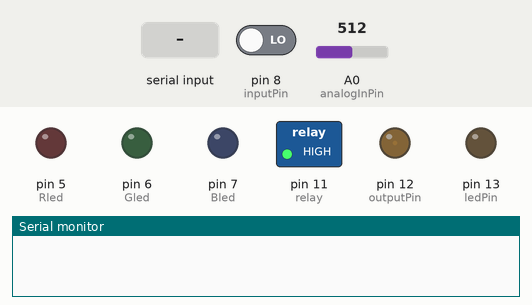
This sketch was run on a simulated Arduino Uno, built with avr-gcc and run on an emulated ATmega328P. Shown: switched loads named in the sketch (green lamp = pin HIGH), output pins drawn as LEDs (lit = HIGH), the last lines printed to the serial monitor. The test bench sets the inputs (shaded band); at power-on: pin 8 (inputPin) LOW, A0 (analogInPin) = 512.

Above: at 1.2 s.
1.3 s: pin 8 (inputPin) driven HIGH
At 2.3 s:
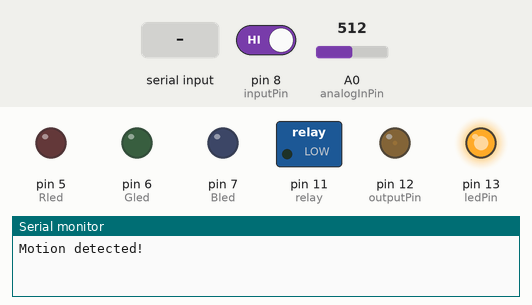
2.8 s: "red" received over Serial
At 4.3 s:
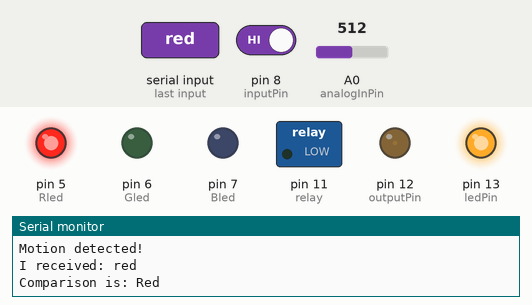
5.3 s: A0 (analogInPin) set to 716
At 6.5 s:
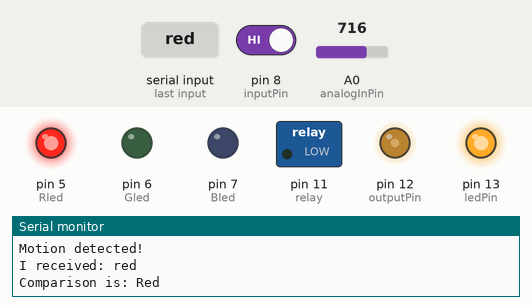
6.8 s: "green" received over Serial
At 8.6 s:
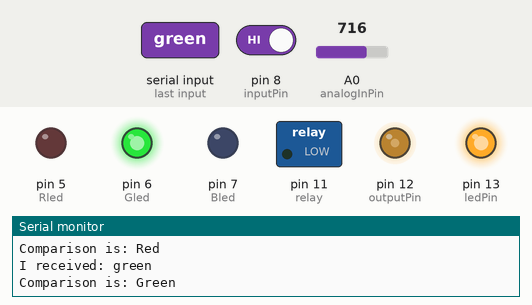
9.3 s: "blue" received over Serial
At 11.5 s:
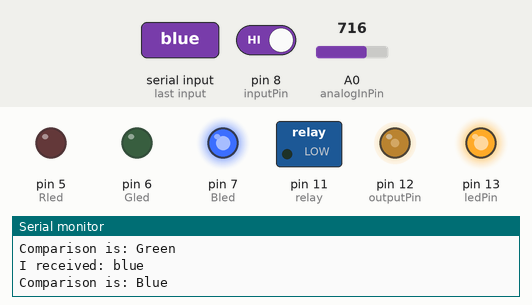
11.8 s: pin 8 (inputPin) driven LOW
At 12.7 s:
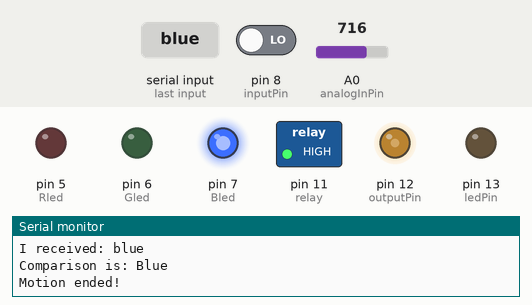
Timing chart, 0 to 14.3 s (numbered marks = the images above; inputs shaded):
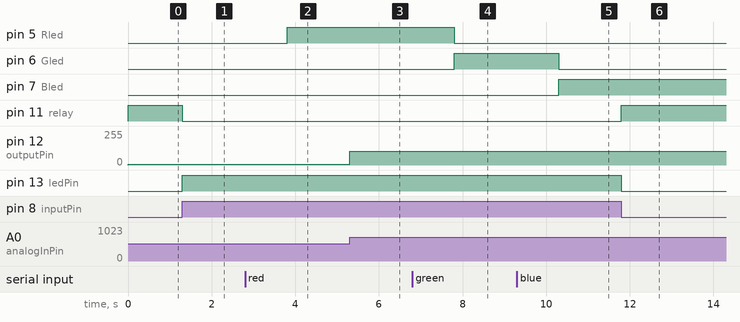

The sketch:

Smart_AI_Lantern_final_ok.ino
```cpp
#include <RBDdimmer.h>//
//#define USE_SERIAL  SerialUSB //Serial for boards whith USB serial port
#define USE_SERIAL  Serial
#define outputPin  12
#define zerocross  2 // for boards with CHANGEBLE input pins
//dimmerLamp dimmer(outputPin, zerocross); //initialase port for dimmer for ESP8266, ESP32, Arduino due boards
dimmerLamp dimmer(outputPin); //initialase port for dimmer for MEGA, Leonardo, UNO, Arduino M0, Arduino Zero
int outVal = 0;
const int analogInPin = A0;
int sensorValue = 0;

String incomingString;
const int Rled= 5,Gled= 6,Bled= 7;

int ledPin = 13;                // choose the pin for the LED
int inputPin = 8;               // choose the input pin (for PIR sensor)
int pirState = LOW;             // we start, assuming no motion detected
int val = 0;                    // variable for reading the pin status
 int relay=11;


void setup() {
  USE_SERIAL.begin(9600);
  pinMode(Rled, OUTPUT);
  pinMode(Gled, OUTPUT);
  pinMode(Bled, OUTPUT);
  pinMode(ledPin, OUTPUT);      // declare LED as output
  pinMode(inputPin, INPUT);     // declare sensor as input
  pinMode(relay, OUTPUT);
  digitalWrite(Rled, LOW);
  digitalWrite(Gled, LOW);
  digitalWrite(Bled, LOW);


  dimmer.begin(NORMAL_MODE, ON); //dimmer initialisation: name.begin(MODE, STATE)

}

void loop()
{
   sensorValue = analogRead(analogInPin);
  //outVal = map(analogRead(0), 1, 1024, 0, 100); // analogRead(analog_pin), min_analog, max_analog, 100%, 0%);
  outVal = map(sensorValue, 500, 1023, 0, 100);
 // USE_SERIAL.println(outVal);
  dimmer.setPower(outVal); // name.setPower(0%-100%)
 val = digitalRead(inputPin);

if (val == HIGH)	// check if the input is HIGH
  {
    digitalWrite(ledPin, HIGH);  // turn LED ON
    digitalWrite(relay, LOW);

    if (pirState == LOW)
	{
      Serial.println("Motion detected!");	// print on output change
      pirState = HIGH;
    }
  }
  else
  {
    digitalWrite(ledPin, LOW); // turn LED OFF
	  digitalWrite(relay, HIGH);
    if (pirState == HIGH)
	{
      Serial.println("Motion ended!");	// print on output change
      pirState = LOW;
    }
  }

if (Serial.available() > 0) {
    // read the incoming string:
    incomingString = Serial.readString();
    // prints the received data
    Serial.print("I received: ");
    Serial.println(incomingString);
 int indexR = incomingString.indexOf("red");
  int indexG = incomingString.indexOf("green");
 int indexB = incomingString.indexOf("blue");
   if(indexR>=0){
    Serial.print("Comparison is: ");
    Serial.println("Red");
        digitalWrite(Rled, HIGH);
       digitalWrite(Gled, LOW);
        digitalWrite(Bled, LOW); }

if(indexG>=0){
    Serial.print("Comparison is: ");
    Serial.println("Green");
    digitalWrite(Rled, LOW);
        digitalWrite(Gled, HIGH);
        digitalWrite(Bled, LOW);

   }
   if(indexB>=0){
    Serial.print("Comparison is: ");
    Serial.println("Blue");
    digitalWrite(Rled, LOW);
        digitalWrite(Gled, LOW);
        digitalWrite(Bled, HIGH); }
  }}
```

Measured:
- after the input at 1.3 s, pin 11 (relay): HIGH → LOW at once; pin 13 (ledPin): LOW → HIGH at once
- after the input at 2.8 s, pin 5 (Rled): LOW → HIGH after 1.0 s
- after the input at 5.3 s, pin 12 (outputPin): 5/255 → 104/255 at once
- after the input at 6.8 s, pin 5 (Rled): HIGH → LOW after 1.0 s; pin 6 (Gled): LOW → HIGH after 1.0 s
- after the input at 9.3 s, pin 6 (Gled): HIGH → LOW after 1.0 s; pin 7 (Bled): LOW → HIGH after 1.0 s
- after the input at 11.8 s, pin 11 (relay): LOW → HIGH at once; pin 13 (ledPin): HIGH → LOW at once
